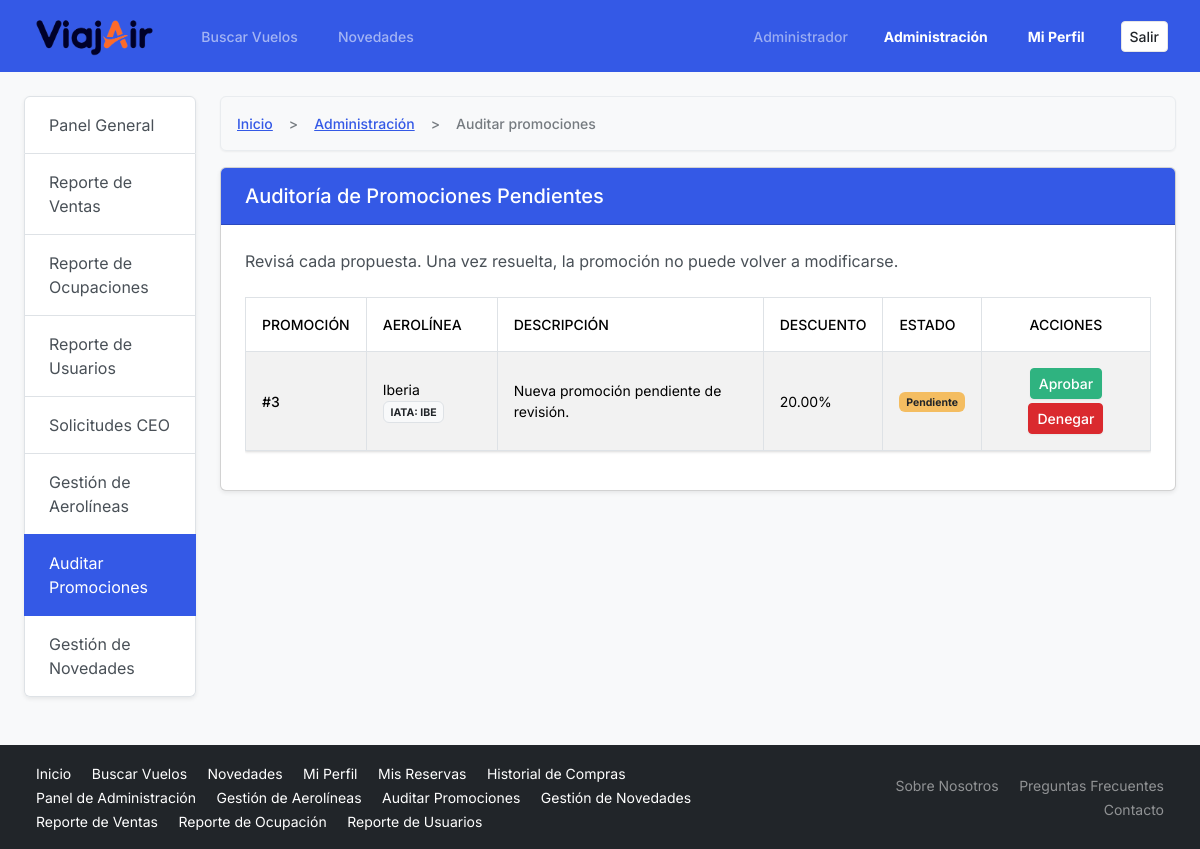
/admin/promociones/auditoria.php (signed in), run on the app's committed database.
### tables this page shows
CREATE TABLE PROMOCIONES (
    codPromocion INT AUTO_INCREMENT PRIMARY KEY,
    descripcionPromocion VARCHAR(200) NOT NULL,
    descuentoPromocion DECIMAL(5,2) NOT NULL,
    codAerolinea INT NOT NULL,
    estadoPromocion ENUM('pendiente', 'aprobada', 'denegada') DEFAULT 'pendiente',
    FOREIGN KEY (codAerolinea) REFERENCES AEROLINEAS(codAerolinea) ON DELETE CASCADE
);

CREATE TABLE AEROLINEAS (
    codAerolinea INT AUTO_INCREMENT PRIMARY KEY,
    nombreAerolinea VARCHAR(100) NOT NULL,
    codigoIATA VARCHAR(3) NOT NULL,
    descripcionAerolinea VARCHAR(200) NOT NULL,
    codPais VARCHAR(3) NOT NULL
);

### admin/promociones/auditoria.php (the view, shortened to what this page needs)
<?php
require '../../includes/conexion.php';
$porPagina = 5;
$pagina = filter_input(INPUT_GET, 'pagina', FILTER_VALIDATE_INT);
if ($pagina === false || $pagina === null || $pagina < 1) {
    $pagina = 1;
}
$stmtConteo = $conexion->prepare(
    "SELECT COUNT(*) AS total
     FROM PROMOCIONES
     WHERE estadoPromocion = 'pendiente'"
);
$stmtConteo->execute();
$totalRegistros = (int) $stmtConteo->get_result()->fetch_assoc()['total'];
$totalPaginas = max(1, (int) ceil($totalRegistros / $porPagina));
$pagina = min($pagina, $totalPaginas);
$offset = ($pagina - 1) * $porPagina;
$stmt = $conexion->prepare(
    "SELECT p.codPromocion, p.descripcionPromocion, p.descuentoPromocion,
            p.estadoPromocion, a.nombreAerolinea, a.codigoIATA
     FROM PROMOCIONES p
     INNER JOIN AEROLINEAS a ON a.codAerolinea = p.codAerolinea
     WHERE p.estadoPromocion = 'pendiente'
     ORDER BY p.codPromocion ASC
     LIMIT ? OFFSET ?"
);
$stmt->bind_param('ii', $porPagina, $offset);
$stmt->execute();
$resultado = $stmt->get_result();
require '../../includes/header.php';
?>
<div class="row">
    <?php
    require '../sidebar_admin.php';
    ?>
    <div class="col-md-9 col-lg-10">
        <nav aria-label="breadcrumb">
            <ol class="breadcrumb">
                <li class="breadcrumb-item"><a href="/tpi/index.php">Inicio</a></li>
                <li class="breadcrumb-item"><a href="/tpi/admin/dashboard.php">Administración</a></li>
                <li class="breadcrumb-item active" aria-current="page">Auditar promociones</li>
            </ol>
        </nav>
        <div class="card shadow-sm">
            <div class="card-header bg-primary text-white">
                <h1 class="h5 mb-0">Auditoría de Promociones Pendientes</h1>
            </div>
            <div class="card-body p-4">
                <p class="mb-4">
                    Revisá cada propuesta. Una vez resuelta, la promoción no puede volver a modificarse.
                </p>
                <div class="table-responsive">
                    <table class="table table-striped table-bordered table-hover align-middle"
                           aria-labelledby="titulo-tabla-auditoria">
                        <thead>
                            <tr>
                                <th scope="col">Promoción</th>
                                <th scope="col">Aerolínea</th>
                                <th scope="col">Descripción</th>
                                <th scope="col">Descuento</th>
                                <th scope="col">Estado</th>
                                <th scope="col" class="text-center">Acciones</th>
                            </tr>
                        </thead>
                        <tbody>
                            <?php if ($resultado->num_rows > 0): ?>
                                <?php while ($promocion = $resultado->fetch_assoc()): ?>
                                    <?php $idPromocion = (int) $promocion['codPromocion']; ?>
                                    <tr>
                                        <th scope="row">#<?= $idPromocion; ?></th>
                                        <td>
                                            <?= htmlspecialchars($promocion['nombreAerolinea'], ENT_QUOTES | ENT_SUBSTITUTE, 'UTF-8'); ?>
                                            <span class="badge bg-light text-dark border">
                                                IATA: <?= htmlspecialchars($promocion['codigoIATA'], ENT_QUOTES | ENT_SUBSTITUTE, 'UTF-8'); ?>
                                            </span>
                                        </td>
                                        <td><?= htmlspecialchars($promocion['descripcionPromocion'], ENT_QUOTES | ENT_SUBSTITUTE, 'UTF-8'); ?></td>
                                        <td><?= htmlspecialchars($promocion['descuentoPromocion'], ENT_QUOTES, 'UTF-8'); ?>%</td>
                                        <td>
                                            <span class="badge bg-warning text-dark"
                                                  aria-label="Estado: Pendiente">Pendiente</span>
                                        </td>
                                        <td class="text-center">
                                            <form action="/tpi/admin/promociones/procesar_auditoria.php" method="POST"
                                                  class="d-flex flex-wrap justify-content-center gap-1">
                                                <button type="submit" name="accion" value="aprobar"
                                                        class="btn btn-sm btn-success">
                                                    Aprobar
                                                </button>
                                                <button type="submit" name="accion" value="denegar"
                                                        class="btn btn-sm btn-danger">
                                                    Denegar
                                                </button>
                                            </form>
                                        </td>
                                    </tr>
                                <?php endwhile; ?>
                            <?php endif; ?>
                        </tbody>
                    </table>
                </div>
            </div>
        </div>
    </div>
</div>
<?php require '../../includes/footer.php'; ?>

### assets/css/styles.css (style rules this page uses)
html { overflow-y: scroll; }
html, body { max-width: 100%; overflow-x: clip; }
:is(a, button, input, select, textarea, .btn, .page-link, .accordion-button):focus-visible { outline: 3px solid #060b26; outline-offset: 2px; }
.badge { line-height: normal; }

### data on the page
promociones: codPromocion "3", codAerolinea.nombreAerolinea "Iberia", codAerolinea.codigoIATA "IBE", descripcionPromocion "Nueva promoción pendiente de revisión.", descuentoPromocion "20.00"

### other printed values
explode(' ', trim($nameLogin))[0] "Administrador"
